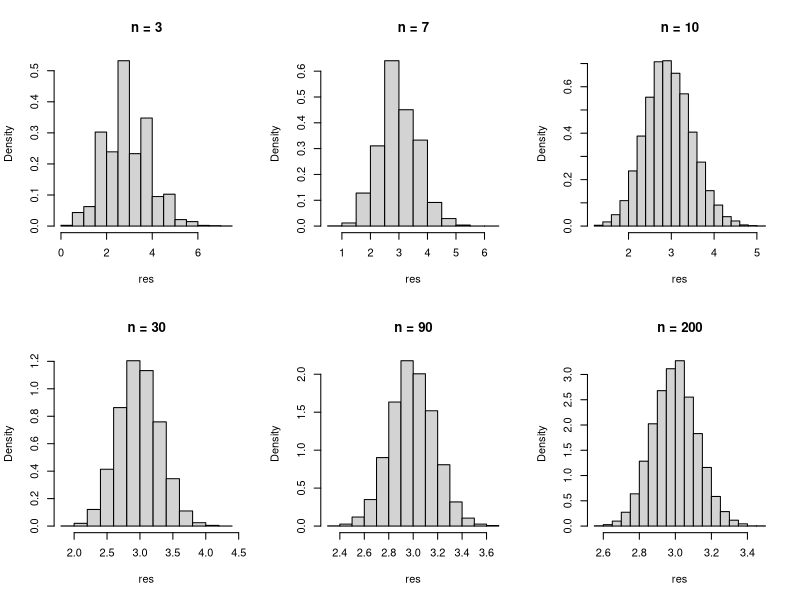
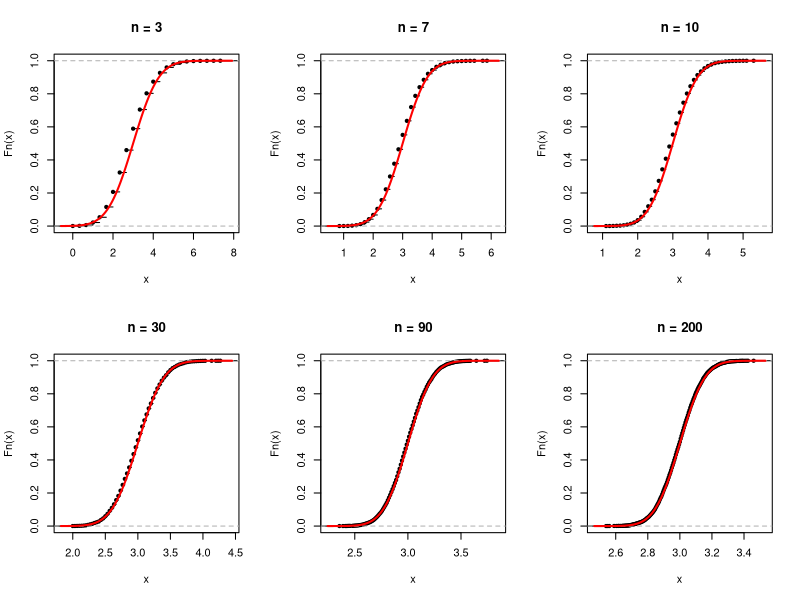

Recreate these plots in R, in order.
sim.task <- function(n) {
  x <- rpois(n, 3)
  mean(x)
}

ns <- c(3, 7, 10, 30, 90, 200)

#A
par(mfrow=c(2,3))
for (n in ns) {
  res <- replicate(10000, sim.task(n))
  hist(res, probability=T, main=paste("n =", n))
}

#B
for (n in ns) {
  res <- replicate(10000, sim.task(n))
  plot(ecdf(res), main=paste("n =", n))
  curve(pnorm(x, 3, sqrt(3/n)), add=T, lwd=2, col="red")
}
par(mfrow=c(1,1))
